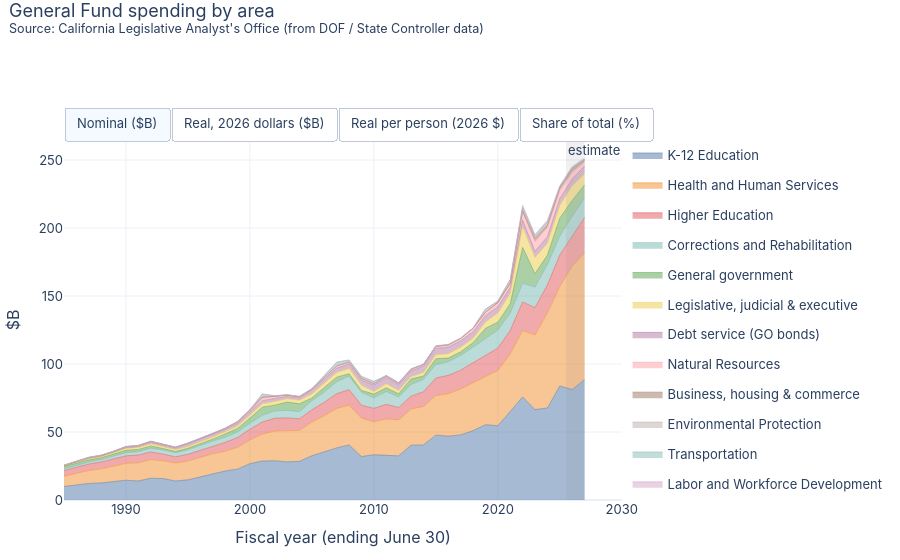

Write notebook code for a chart like this one.
### Code cell
gfx = add_views(exp[exp.fund == "General Fund"].groupby(["fy", "area"], as_index=False).amount_k.sum())
stacked_area_toggle(gfx, "area", "General Fund spending by area", SOURCE_NOTE).show()
